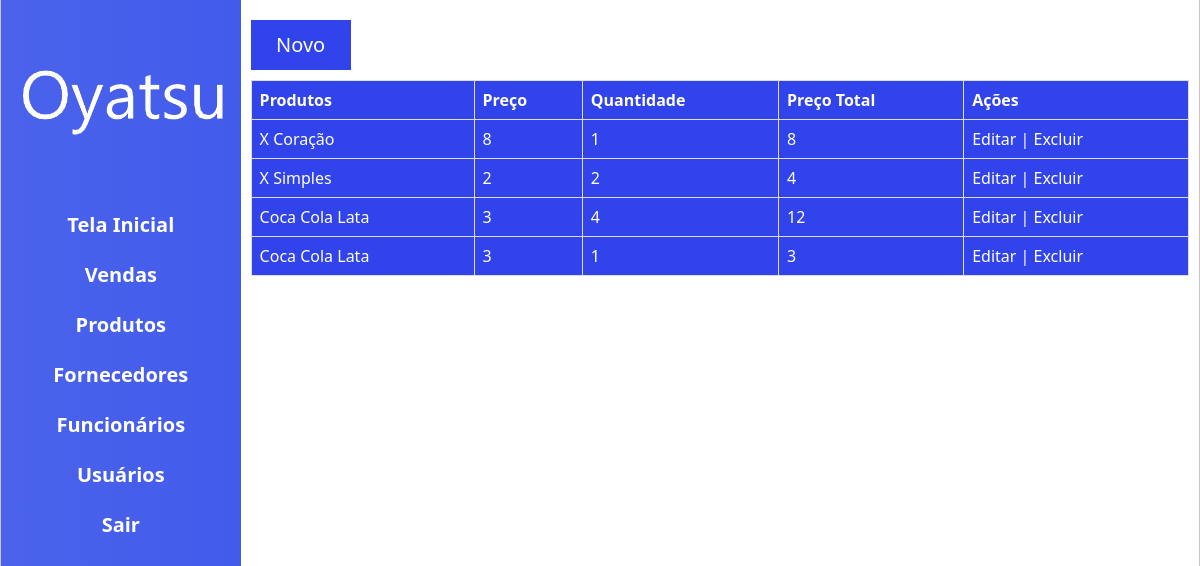
The app's page /menu-sales.php (signed in), older data.
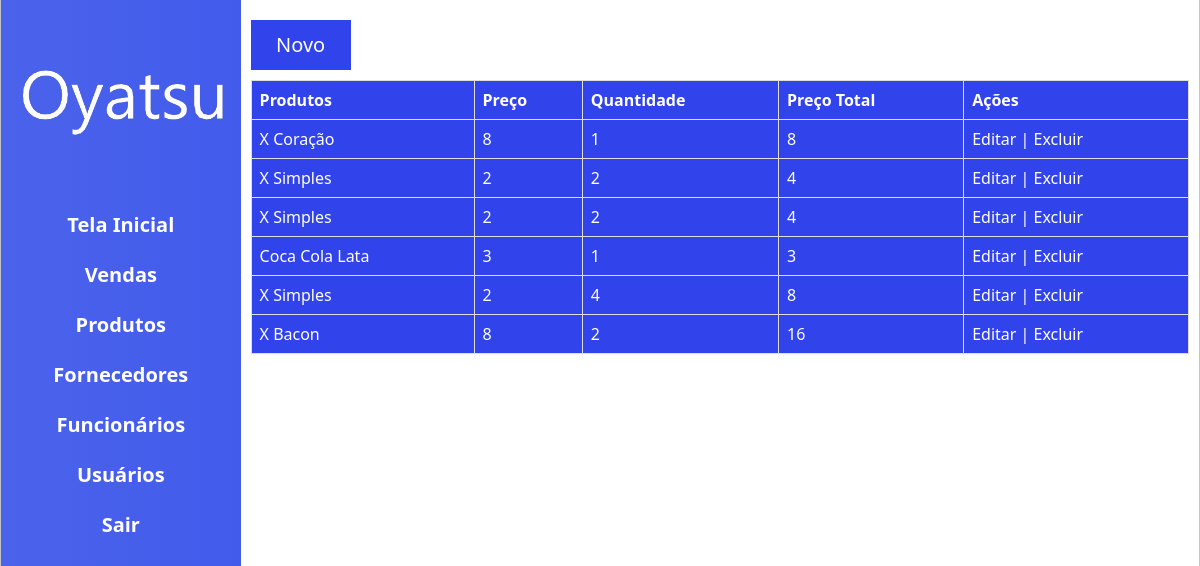
The same page, newer data.
### tables this page shows
CREATE TABLE IF NOT EXISTS `sales` (
  `id` int(11) UNSIGNED NOT NULL AUTO_INCREMENT,
  `product` varchar(50) NOT NULL,
  `price` float NOT NULL,
  `quantity` int(11) NOT NULL,
  `totalprice` float NOT NULL,
  PRIMARY KEY (`id`)
);

### menu-sales.php (the view, shortened to what this page needs)
<html>
    <head>
        <link rel="stylesheet" tyle="text/css" href="Assets/style.css">
    </head>
    <body>
        <div class="container">
            <div class="content-area">
                <div class="left-panel">
                    <div class="Logo">
                        <img class="logo_img_2" src="Assets/oyatsu.png">
                    </div>
                    <?php
                        include 'navigation.php';
                    ?>
                </div>
                <div class="right-panel">
                    <a href="new-sale.php"><div class="new-user-button">Novo</div></a>
                    <table class="users-table">
                        <tr>
                            <th>Produtos</th>
                            <th>Preço</th>
                            <th>Quantidade</th>
                            <th>Preço Total</th>
                            <th>Ações</th>
                        </tr>
                        <?php
                            $con = mysqli_connect('localhost','root');
                            mysqli_select_db($con, 'oyatsu');
                            $sql = "SELECT id, product, price, quantity, totalprice FROM sales";
                            $result = $con->query($sql);
                            if ($result->num_rows > 0) {
                                while($row = $result->fetch_assoc()) {
                                    echo
                                    "<tr>
                                    <td>" . $row["product"]. "</td>
                                    <td>" . $row["price"] . "</td>
                                    <td>" . $row["quantity"] . "</td>
                                    <td>" . $row["totalprice"] . "</td>
                                    <td><a href='functions.php?edit_sale=" . $row["id"] . "'>Editar</a> |
                                    <a href='functions.php?delete_sale=" . $row["id"] . "'>Excluir</a>";
                                }
                            }
                        ?>
                        </tr>
                    </table>
                </div>
            </div>
        </div>
    </body>
</html>

### navigation.php
<div class="menu-area">
    <ul>
        <li><a href="index.php">Tela Inicial</a></li>
        <li><a href="menu-sales.php">Vendas</a></li>
        <li><a href="menu-products.php">Produtos</a></li>
        <li><a href="menu-supplier.php">Fornecedores</a></li>
        <li><a href="menu-employee.php">Funcionários</a></li>
        <li><a href="menu-users.php">Usuários</a></li>
        <li><a href="logout.php">Sair</a></li>
    </ul>
</div>

### Assets/style.css (style rules this page uses)
html, body { height: 100%; }
body { margin: 0; display: flex; justify-content: center; align-items: center; font-family: 'Segoe UI', Tahoma, Geneva, Verdana, sans-serif; }
.container { display: flex; flex-direction: column; width: 100%; height: 100%; border: 1px solid rgb(197, 197, 197); }
.logo_img_2 { width: 250px; height: auto; }
.content-area { display: flex; height: 100%; }
.left-panel { width: 20%; height: 100%; background-image:linear-gradient(to right,rgb(75, 99, 235), rgb(66, 91, 235)); }
.right-panel { width: 100%; padding: 10px; }
.menu-area ul { text-align: center; margin: 0; padding: 0; list-style: none; }
.menu-area li { font-size: 20px; line-height: 50px; }
.menu-area li a { text-decoration: none; display: block; font-weight: bold; color: #FFF; }
.users-table { border-collapse: collapse; color: #FFF; width: 100%; background-color: rgb(49, 68, 236); }
.users-table td, th { border: 1px solid #dddddd; text-align: left; padding: 8px; }
.new-user-button { width: 100px; height: 50px; line-height: 50px; background-color: rgb(49, 68, 236); margin-top: 10px; font-size: 20px; text-align: center; margin-bottom: 10px; }
.right-panel a { text-decoration: none; color: #FFF; }
.logo { display: flex; justify-content: center; align-items: center; height: 200px; }

Row changes from the older to the newer data that the page shows:
removed sales: product "Coca Cola Lata", price "3", quantity "4", totalprice "12"
added sales: product "X Simples", price "2", quantity "2", totalprice "4"
added sales: product "X Simples", price "2", quantity "4", totalprice "8"
added sales: product "X Bacon", price "8", quantity "2", totalprice "16"
